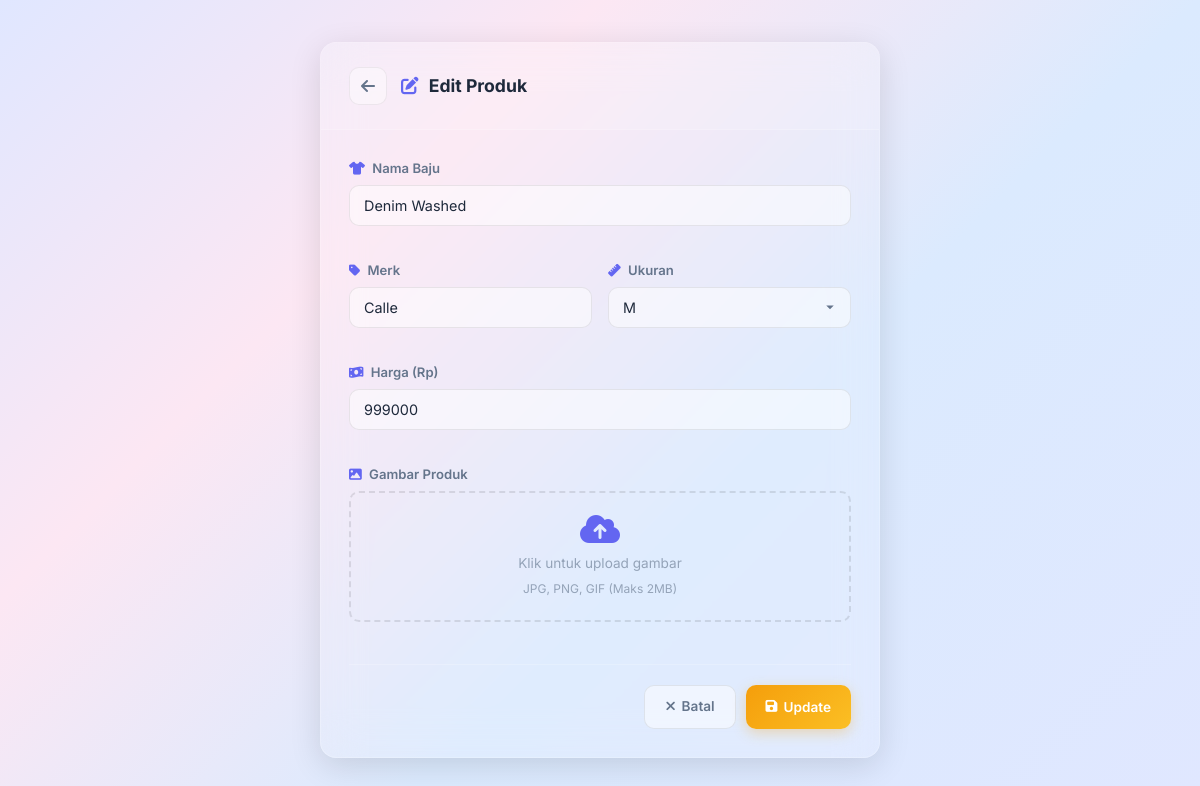
The app's page /produk/edit.php?id=8 (signed in) with its own data.
### tables this page shows
CREATE TABLE `produk` (
  `id` int NOT NULL,
  `nama_baju` varchar(200) NOT NULL,
  `merk` varchar(100) NOT NULL,
  `ukuran` varchar(100) NOT NULL,
  `harga` int NOT NULL,
  `gambar` varchar(255) DEFAULT NULL
);

### models/produk.php (called while the page is built, shortened)
<?php
class Produk {
    private $conn;
    public function __construct($db) {
        $this->conn = $db;
    }
    public function getById($id) {
        $stmt = $this->conn->prepare("SELECT * FROM produk WHERE id = ?");
        $stmt->bind_param("i", $id);
        $stmt->execute();
        $result = $stmt->get_result();
        return $result;
    }
}

### produk/edit.php (the view, shortened to what this page needs)
<?php
include '../models/produk.php';
$db = new Database();
$conn = $db->getConnection();
$produk = new Produk($conn);
$data = $produk->getById((int)$_GET['id']);
$row = $data->fetch_assoc();
?>
<!DOCTYPE html>
<html lang="id">
<head>
    <link rel="stylesheet" href="https://cdnjs.cloudflare.com/ajax/libs/font-awesome/6.5.1/css/all.min.css">
    <link rel="stylesheet" href="../assets/style.css">
</head>
<body class="form-page">
    <div class="form-container">
        <div class="glass-card form-card">
            <div class="form-header">
                <a href="index.php" class="back-link"><i class="fas fa-arrow-left"></i></a>
                <div>
                    <h1><i class="fas fa-edit"></i> Edit Produk</h1>
                </div>
            </div>
            <form action="update.php" method="POST" enctype="multipart/form-data" class="product-form">
                <div class="form-grid">
                    <div class="form-group full-width">
                        <label for="nama_baju"><i class="fas fa-tshirt"></i> Nama Baju</label>
                        <input type="text" id="nama_baju" name="nama_baju" value="<?php echo htmlspecialchars($row['nama_baju']); ?>" required>
                    </div>
                    <div class="form-group">
                        <label for="merk"><i class="fas fa-tag"></i> Merk</label>
                        <input type="text" id="merk" name="merk" value="<?php echo htmlspecialchars($row['merk']); ?>" required>
                    </div>
                    <div class="form-group">
                        <label for="ukuran"><i class="fas fa-ruler"></i> Ukuran</label>
                        <select id="ukuran" name="ukuran" required>
                            <?php foreach (['XS','S','M','L','XL','XXL','All Size'] as $s): ?>
                            <option value="<?php echo $s; ?>" <?php echo $row['ukuran']===$s?'selected':''; ?>><?php echo $s; ?></option>
                            <?php endforeach; ?>
                        </select>
                    </div>
                    <div class="form-group full-width">
                        <label for="harga"><i class="fas fa-money-bill-wave"></i> Harga (Rp)</label>
                        <input type="number" id="harga" name="harga" value="<?php echo $row['harga']; ?>" min="0" required>
                    </div>
                    <div class="form-group full-width">
                        <label for="gambar"><i class="fas fa-image"></i> Gambar Produk</label>
                        <div class="file-upload" id="dropZone">
                            <?php if ($row['gambar'] && file_exists("../uploads/".$row['gambar'])): ?>
                                <img id="preview" class="img-preview" src="../uploads/<?php echo htmlspecialchars($row['gambar']); ?>" alt="current">
                                <div class="file-upload-label" id="uploadLabel" style="display:none">
                                    <i class="fas fa-cloud-upload-alt"></i>
                                    <span>Klik untuk ganti gambar</span>
                                </div>
                            <?php else: ?>
                                <div class="file-upload-label" id="uploadLabel">
                                    <i class="fas fa-cloud-upload-alt"></i>
                                    <span>Klik untuk upload gambar</span>
                                    <small>JPG, PNG, GIF (Maks 2MB)</small>
                                </div>
                            <?php endif; ?>
                        </div>
                    </div>
                </div>
                <div class="form-actions">
                    <a href="index.php" class="btn btn-secondary"><i class="fas fa-times"></i> Batal</a>
                    <button type="submit" class="btn btn-warning"><i class="fas fa-save"></i> Update</button>
                </div>
            </form>
        </div>
    </div>
</body>
</html>

### assets/style.css (style rules this page uses)
:root { --glass-bg: rgba(255, 255, 255, 0.12); --glass-border: rgba(255, 255, 255, 0.2); --glass-blur: 20px; --glass-shadow: 0 8px 32px rgba(0, 0, 0, 0.12); --primary: #6366f1; --primary-soft: rgba(99, 102, 241, 0.15); --success: #10b981; --success-soft: rgba(16, 185, 129, 0.12); --warning: #f59e0b; --warning-soft: rgba(245, 158, 11, 0.12); --danger: #ef4444; --danger-soft: rgba(239, 68, 68, 0.12); --text: #1e293b; --text-secondary: #64748b; --text-muted: #94a3b8; --bg-gradient: linear-gradient(135deg, #e0e7ff 0%, #fce7f3 30%, #dbeafe 60%, #e0e7ff 100%); --radius: 16px; --radius-sm: 10px; --transition: all 0.3s ease; --sidebar-w: 240px; }
*, *::before, *::after { box-sizing: border-box; margin: 0; padding: 0; }
body { font-family: 'Inter', -apple-system, BlinkMacSystemFont, sans-serif; background: var(--bg-gradient); background-attachment: fixed; color: var(--text); line-height: 1.6; min-height: 100vh; -webkit-font-smoothing: antialiased; }
a { text-decoration: none; color: inherit; }
.glass-card, .glass-panel { background: var(--glass-bg); backdrop-filter: blur(var(--glass-blur)); -webkit-backdrop-filter: blur(var(--glass-blur)); border: 1px solid var(--glass-border); border-radius: var(--radius); box-shadow: var(--glass-shadow); }
.form-group { margin-bottom: 18px; }
.form-group label { display: block; font-size: 0.82rem; font-weight: 600; color: var(--text-secondary); margin-bottom: 6px; }
.form-group label i { margin-right: 4px; color: var(--primary); font-size: 0.8rem; }
.form-group input, .form-group select { width: 100%; padding: 11px 14px; background: rgba(255,255,255,0.5); border: 1px solid rgba(0,0,0,0.08); border-radius: var(--radius-sm); color: var(--text); font-size: 0.9rem; font-family: inherit; transition: var(--transition); outline: none; }
.form-group input::placeholder { color: var(--text-muted); }
.form-group select { appearance: none; background-repeat: no-repeat; background-position: right 14px center; padding-right: 36px; }
.file-upload { position: relative; border: 2px dashed rgba(0,0,0,0.1); border-radius: var(--radius-sm); overflow: hidden; cursor: pointer; transition: var(--transition); min-height: 120px; display: flex; align-items: center; justify-content: center; }
.file-upload-label { text-align: center; padding: 20px; color: var(--text-muted); }
.file-upload-label i { font-size: 2rem; display: block; margin-bottom: 8px; color: var(--primary); }
.file-upload-label span { display: block; font-size: 0.85rem; }
.file-upload-label small { font-size: 0.75rem; }
.btn { display: inline-flex; align-items: center; justify-content: center; gap: 6px; padding: 10px 20px; border: none; border-radius: var(--radius-sm); font-size: 0.85rem; font-weight: 600; font-family: inherit; cursor: pointer; transition: var(--transition); white-space: nowrap; }
.btn-secondary { background: rgba(255,255,255,0.5); color: var(--text-secondary); border: 1px solid rgba(0,0,0,0.08); }
.btn-warning { background: linear-gradient(135deg, var(--warning), #fbbf24); color: #fff; box-shadow: 0 4px 14px rgba(245,158,11,0.3); }
.form-page { display: flex; align-items: center; justify-content: center; min-height: 100vh; padding: 30px 20px; }
.form-container { width: 100%; max-width: 560px; }
.form-card { overflow: hidden; animation: fadeUp 0.4s ease; }
.form-header { display: flex; align-items: center; gap: 14px; padding: 24px 28px; background: rgba(255,255,255,0.1); border-bottom: 1px solid var(--glass-border); }
.back-link { width: 38px; height: 38px; display: flex; align-items: center; justify-content: center; background: rgba(255,255,255,0.4); border: 1px solid rgba(0,0,0,0.06); border-radius: var(--radius-sm); color: var(--text-secondary); transition: var(--transition); flex-shrink: 0; }
.form-header h1 { font-size: 1.1rem; font-weight: 700; }
.form-header h1 i { margin-right: 6px; color: var(--primary); }
.product-form { padding: 28px; }
.form-grid { display: grid; grid-template-columns: 1fr 1fr; gap: 16px; }
.form-grid .full-width { grid-column: 1 / -1; }
.form-actions { display: flex; justify-content: flex-end; gap: 10px; margin-top: 24px; padding-top: 20px; border-top: 1px solid var(--glass-border); }

### records on screen
produk: nama_baju "Denim Washed", merk "Calle", ukuran "M", harga "999000"
